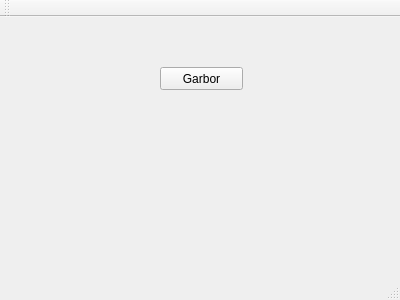
<?xml version="1.0" encoding="UTF-8"?>
<ui version="4.0">
 <class>MainWindow</class>
 <widget class="QMainWindow" name="MainWindow">
  <property name="geometry">
   <rect>
    <x>0</x>
    <y>0</y>
    <width>400</width>
    <height>300</height>
   </rect>
  </property>
  <property name="windowTitle">
   <string>MainWindow</string>
  </property>
  <widget class="QWidget" name="centralWidget">
   <widget class="QPushButton" name="Garbor">
    <property name="geometry">
     <rect>
      <x>160</x>
      <y>50</y>
      <width>83</width>
      <height>23</height>
     </rect>
    </property>
    <property name="text">
     <string>Garbor</string>
    </property>
   </widget>
  </widget>
  <widget class="QMenuBar" name="menuBar">
   <property name="geometry">
    <rect>
     <x>0</x>
     <y>0</y>
     <width>400</width>
     <height>20</height>
    </rect>
   </property>
  </widget>
  <widget class="QToolBar" name="mainToolBar">
   <attribute name="toolBarArea">
    <enum>TopToolBarArea</enum>
   </attribute>
   <attribute name="toolBarBreak">
    <bool>false</bool>
   </attribute>
  </widget>
  <widget class="QStatusBar" name="statusBar"/>
 </widget>
 <layoutdefault spacing="6" margin="11"/>
 <resources/>
 <connections/>
</ui>
